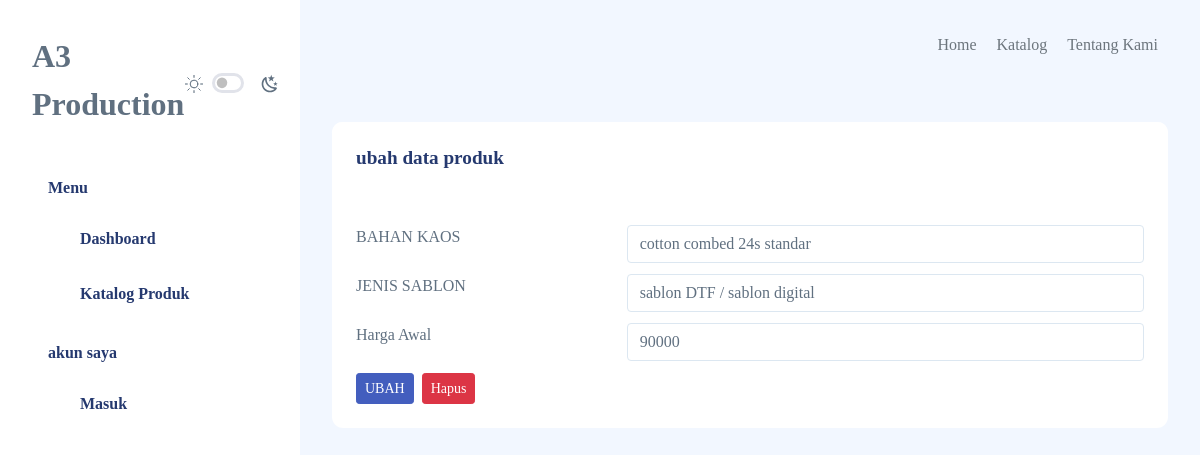
Screenshot of /edit-kategori.php?id=1 with the database file from the repository.
### tables this page shows
CREATE TABLE IF NOT EXISTS `kategori` (
  `id` int NOT NULL AUTO_INCREMENT,
  `bahan` varchar(120) NOT NULL DEFAULT '',
  `jenis` varchar(120) DEFAULT NULL,
  `harga` int DEFAULT NULL,
  PRIMARY KEY (`id`)
);

### edit-kategori.php (the view, shortened to what this page needs)
<?php
require_once 'header.php';
$id = $_GET['id'];
$conn = new mysqli('localhost', 'root', '', 'sablon');
$r = mysqli_query($conn, "select * from kategori
                 WHERE id='$id'
      ");
$data = mysqli_fetch_assoc($r);
?>
<div id="app">
    <div id="sidebar" class="active">
        <div class="sidebar-wrapper active">
            <div class="sidebar-header position-relative">
                <div class="d-flex justify-content-between align-items-center">
                    <div class="logo">
                        <a href="index.html"><img src="assets/images/logo/logo.svg" alt="Logo" srcset="" /></a>
                    </div>
                    <div class="theme-toggle d-flex gap-2 align-items-center mt-2">
                        <div class="form-check form-switch fs-6">
                        </div>
                    </div>
                </div>
            </div>
            <div class="sidebar-menu">
                <?php include_once 'sidebar.php' ?>
            </div>
        </div>
    </div>
    <div id="main" class="layout-navbar navbar-fixed">
        <?php include_once 'navbar.php' ?>
        <div id="main-content">
            <div class="page-heading">
                <section class="section">
                    <div class="card">
                        <div class="card-header">
                            <h4 class="card-title">ubah data produk</h4>
                        </div>
                        <div class="card-content">
                            <div class="card-body">
                                <form method="POST" enctype="multipart/form-data" action="edit_kategori.php">
                                    <div class="form-body">
                                        <div class="row">
                                            <div class="col-md-4">
                                                <label>BAHAN KAOS</label>
                                            </div>
                                            <div class="col-md-8 form-group">
                                                <input type="text" id="bahan" class="form-control" name="bahan" value="<?= $data['bahan'] ?>" />
                                            </div>
                                            <div class="col-md-4">
                                                <label>JENIS SABLON</label>
                                            </div>
                                            <div class="col-md-8 form-group">
                                                <input type="text" id="jenis" class="form-control" name="jenis" value="<?= $data['jenis'] ?>" />
                                            </div>
                                            <div class="col-md-4">
                                                <label>Harga Awal</label>
                                            </div>
                                            <div class="col-md-8 form-group">
                                                <input type="number" id="harga" class="form-control" name="harga" value="<?= $data['harga'] ?>" />
                                            </div>
                                            <div class="col-md-4">
                                                <input name="editkategori" type="submit" class="btn btn-primary btn-sm me-1 " value="UBAH">
                                                <a href="#" data-id="<?= $data['id'] ?>" class="btn btn-sm btn-danger btn-hapus-kategori"> Hapus</a>
                                            </div>
                                        </div>
                                    </div>
                                </form>
                            </div>
                        </div>
                    </div>
                </section>
            </div>
        </div>
    </div>
    <?php include_once 'footer.php' ?>

### rows the page displays
kategori: bahan "cotton combed 24s standar", jenis "sablon DTF / sablon digital", harga "90000"
